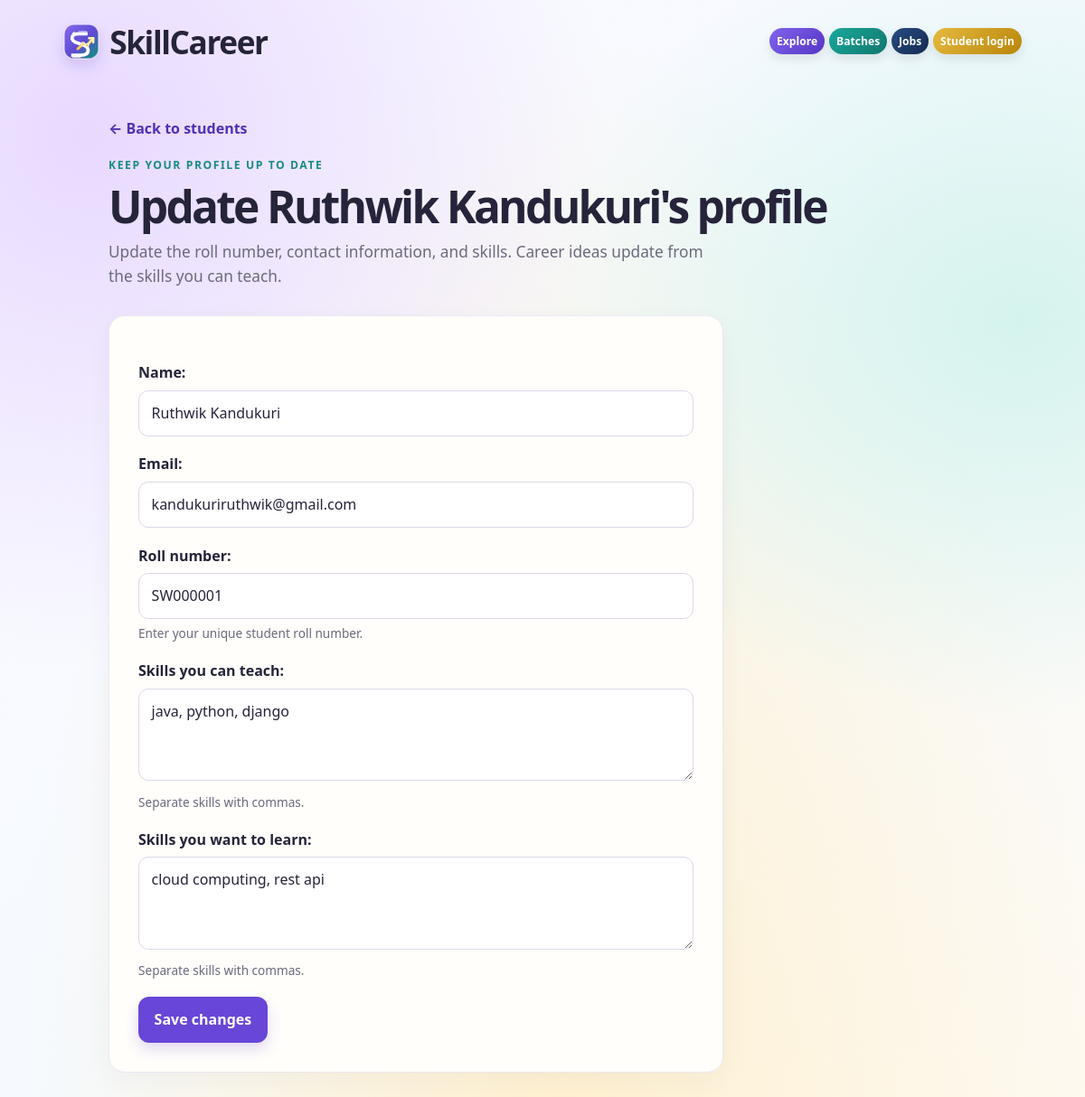
Screenshot of /students/6/edit/ with the database file from the repository.
### matching/models.py (models this page shows, shortened)
class Student(models.Model):
    user = models.OneToOneField(
        settings.AUTH_USER_MODEL,
        on_delete=models.SET_NULL,
        related_name="student_profile",
        null=True,
        blank=True,
    )
    name = models.CharField(max_length=100)
    email = models.EmailField()
    roll_number = models.CharField(max_length=30, unique=True)
    login_code = models.CharField(max_length=6, blank=True, default="", editable=False)
    teach_skills = models.JSONField(default=list, blank=True)
    learn_skills = models.JSONField(default=list, blank=True)
    created_at = models.DateTimeField(auto_now_add=True)
    class Meta:
        ordering = ["name", "id"]

### matching/views.py (the view)
# urls.py: path("students/<int:student_id>/edit/", views.update_student, name="update-student"),
def update_student(request, student_id):
    student = _get_student(student_id)
    if request.method == "POST":
        form = StudentForm(request.POST, instance=student)
        if form.is_valid():
            form.save()
            return redirect("student-list")
    else:
        form = StudentForm(
            instance=student,
            initial={
                "teach_skills": ", ".join(student.teach_skills),
                "learn_skills": ", ".join(student.learn_skills),
            },
        )
    return render(
        request,
        "matching/profile_form.html",
        {"form": form, "student": student},
    )

### matching/forms.py (shortened to what this page needs)
class StudentForm(forms.ModelForm):
    roll_number = forms.CharField(
        label="Roll number",
        max_length=30,
        help_text="Enter your unique student roll number.",
        widget=forms.TextInput(attrs={"autocomplete": "off"}),
    )
    teach_skills = forms.CharField(
        label="Skills you can teach",
        required=False,
        help_text="Separate skills with commas.",
        widget=forms.Textarea(attrs={"rows": 3}),
    )
    learn_skills = forms.CharField(
        label="Skills you want to learn",
        required=False,
        help_text="Separate skills with commas.",
        widget=forms.Textarea(attrs={"rows": 3}),
    )
    class Meta:
        model = Student
        fields = ["name", "email", "roll_number"]
    def __init__(self, *args, **kwargs):
        super().__init__(*args, **kwargs)
        self.generated_password = None
        if self.instance.pk is None:
            self.fields.pop("roll_number")

### matching/views.py (called while the page is built)
def _get_student(student_id):
    return get_object_or_404(Student, pk=student_id)

### matching/templates/matching/profile_form.html (shortened to what this page needs)
{% extends "matching/base.html" %}
{% block content %}
<a class="back-link" href="{% url 'student-list' %}">← Back to students</a>
<p class="eyebrow">Keep your profile up to date</p>
<h1>Update {{ student.name }}'s profile</h1>
<p class="page-intro">Update the roll number, contact information, and skills. Career ideas update from the skills you can teach.</p>
<section class="card form-card">
    <form method="post">
        {{ form.as_p }}
        <button type="submit">Save changes</button>
    </form>
</section>
{% endblock %}

### templates/matching/base.html (style rules this page uses)
:root { color-scheme: light; --ink: #25243a; --muted: #6b6a7e; --purple: #6846d7; --purple-dark: #5031b5; --teal: #168c83; --coral: #e87961; --paper: #fffefa; --line: #ece8f5; }
* { box-sizing: border-box; }
body { min-height: 100vh; margin: 0; background: radial-gradient(ellipse at 8% 12%, #e8d9ff 0, transparent 36rem), radial-gradient(ellipse at 94% 28%, #d5f3ed 0, transparent 34rem), radial-gradient(ellipse at 52% 100%, #fff0cf 0, transparent 38rem), linear-gradient(135deg, #fcf9ff 0%, #f5faff 52%, #fffaf1 100%); color: var(--ink); font: 16px/1.6 system-ui, -apple-system, BlinkMacSystemFont, "Segoe UI", sans-serif; }
a { color: var(--purple-dark); text-decoration: none; }
h1, h2, p { margin-top: 0; }
h1 { margin-bottom: .5rem; font-size: clamp(2rem, 5vw, 3.1rem); line-height: 1.12; letter-spacing: -.055em; }
.eyebrow { margin-bottom: .55rem; color: var(--teal); font-size: .76rem; font-weight: 800; letter-spacing: .13em; text-transform: uppercase; }
.page-intro { max-width: 680px; margin-bottom: 1.8rem; color: var(--muted); font-size: 1.08rem; }
.button, button { display: inline-flex; align-items: center; justify-content: center; gap: .5rem; border: 0; border-radius: 12px; background: var(--purple); box-shadow: 0 7px 15px #6846d733; padding: .78rem 1.1rem; color: white; font: inherit; font-weight: 750; cursor: pointer; transition: transform .18s ease, background .18s ease, box-shadow .18s ease; }
.card { margin: 1rem 0; padding: 1.35rem; border: 1px solid var(--line); border-radius: 18px; background: var(--paper); box-shadow: 0 9px 28px #30235b0b; transition: transform .18s ease, box-shadow .18s ease; }
.form-card { max-width: 680px; padding: clamp(1.25rem, 4vw, 2rem); }
form p { margin: 1.15rem 0; }
label { display: block; margin-bottom: .35rem; font-weight: 700; }
input, textarea, select { width: 100%; border: 1px solid #ddd8e9; border-radius: 11px; background: #fff; padding: .75rem .85rem; color: var(--ink); font: inherit; transition: border-color .18s ease, box-shadow .18s ease; }
.helptext { display: block; margin-top: .3rem; color: var(--muted); font-size: .85rem; }
.back-link { display: inline-block; margin: 0 0 1.1rem; font-weight: 700; }

### rows the page displays
Student: name "Ruthwik Kandukuri", email "kandukuriruthwik@gmail.com", roll_number "SW000001", teach_skills "java, python, django", learn_skills "cloud computing, rest api"
